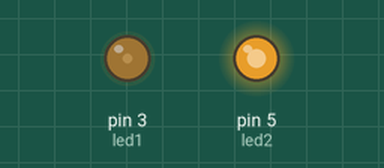
A sketch run on a simulated Arduino Uno, built with avr-gcc and run on an emulated ATmega328P. Parts: output pins drawn as LEDs (lit = HIGH).

Above: at 0.1 s.
Timing chart, 0 to 1.6 s (numbered marks = the images above):
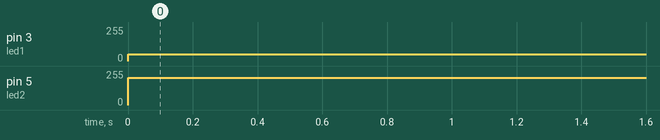

Measured:
- by itself, pin 3 (led1): 0/255 → 51/255 at 0.00 s
- by itself, pin 5 (led2): 0/255 → 204/255 at 0.00 s

The sketch:

z25_20_80_leds1.ino
```cpp
int led1 = 3;
int led2 = 5;

void setup()
{
  pinMode(led1, OUTPUT);
  pinMode(led2, OUTPUT);
  digitalWrite(led1, LOW);
  digitalWrite(led2, LOW);

}

void loop()
{
  analogWrite(led1, 51);
  analogWrite(led2, 204);
}
```
